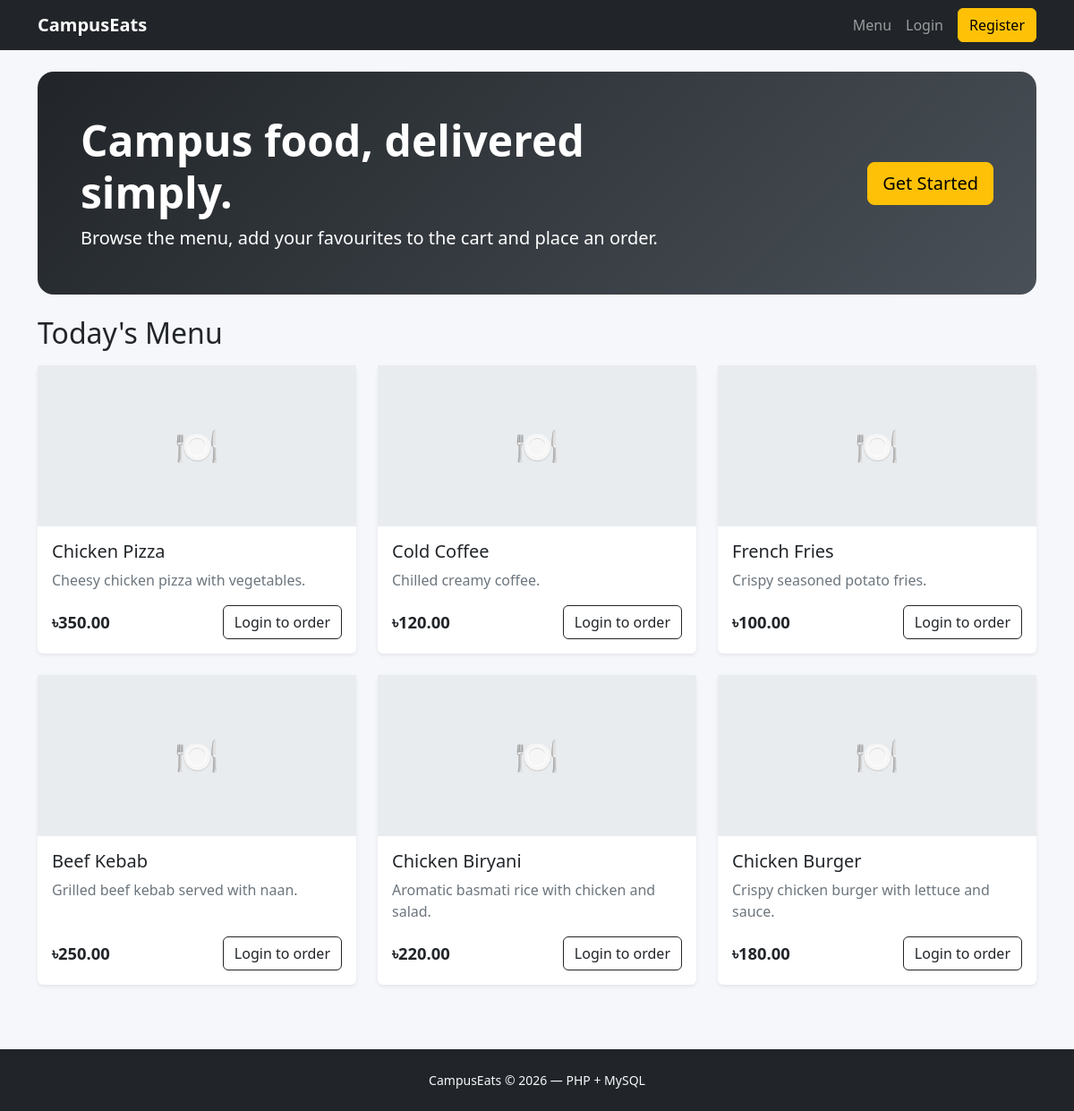
The page / on the database its author committed.
### tables this page shows
CREATE TABLE menu (
    id INT UNSIGNED AUTO_INCREMENT PRIMARY KEY,
    name VARCHAR(150) NOT NULL,
    description TEXT,
    price DECIMAL(10,2) NOT NULL,
    image VARCHAR(255) DEFAULT NULL,
    available TINYINT(1) NOT NULL DEFAULT 1,
    created_at TIMESTAMP DEFAULT CURRENT_TIMESTAMP
);

### includes/helpers.php (called while the page is built, shortened)
<?php
function url(string $path = ''): string
{
    return BASE_URL . '/' . ltrim($path, '/');
}
function e(?string $value): string
{
    return htmlspecialchars($value ?? '', ENT_QUOTES, 'UTF-8');
}
function is_logged_in(): bool
{
    return isset($_SESSION['user_id']);
}
function money(float $amount): string
{
    return '৳' . number_format($amount, 2);
}

### config/database.php (called while the page is built, shortened)
<?php
function db(): PDO
{
    $dsn = 'mysql:host=' . DB_HOST . ';dbname=' . DB_NAME . ';charset=utf8mb4';
    $pdo = new PDO($dsn, DB_USER, DB_PASS, [
        PDO::ATTR_ERRMODE => PDO::ERRMODE_EXCEPTION,
        PDO::ATTR_DEFAULT_FETCH_MODE => PDO::FETCH_ASSOC,
        PDO::ATTR_EMULATE_PREPARES => false,
    ]);
    return $pdo;
}

### index.php (the view, shortened to what this page needs)
<?php
$stmt = db()->query('SELECT * FROM menu WHERE available = 1 ORDER BY id DESC');
$menu = $stmt->fetchAll();
require __DIR__ . '/includes/header.php';
?>
<section class="hero p-5 mb-4">
  <div class="row align-items-center">
    <div class="col-md-8">
      <h1 class="display-5 fw-bold">Campus food, delivered simply.</h1>
      <p class="lead mb-0">Browse the menu, add your favourites to the cart and place an order.</p>
    </div>
    <div class="col-md-4 text-md-end mt-3 mt-md-0">
      <?php if (!is_logged_in()): ?><a class="btn btn-warning btn-lg" href="<?= url('auth/register.php') ?>">Get Started</a><?php endif; ?>
    </div>
  </div>
</section>
<h2 class="mb-3">Today's Menu</h2>
<div class="row g-4">
<?php foreach ($menu as $item): ?>
  <div class="col-sm-6 col-lg-4">
    <div class="card food-card h-100 border-0 shadow-sm">
      <?php if ($item['image']): ?>
        <img src="<?= e($item['image']) ?>" class="card-img-top food-img" alt="<?= e($item['name']) ?>">
      <?php else: ?>
        <div class="food-img d-flex align-items-center justify-content-center fs-1">🍽️</div>
      <?php endif; ?>
      <div class="card-body d-flex flex-column">
        <h5><?= e($item['name']) ?></h5>
        <p class="text-secondary"><?= e($item['description']) ?></p>
        <div class="mt-auto d-flex justify-content-between align-items-center">
          <span class="price"><?= money((float)$item['price']) ?></span>
          <?php if (is_logged_in()): ?>
          <form method="post" action="<?= url('customer/cart.php') ?>">
            <input type="hidden" name="_csrf" value="<?= csrf_token() ?>">
            <input type="hidden" name="action" value="add">
            <input type="hidden" name="menu_id" value="<?= (int)$item['id'] ?>">
            <button class="btn btn-dark">Add to Cart</button>
          </form>
          <?php else: ?><a href="<?= url('auth/login.php') ?>" class="btn btn-outline-dark">Login to order</a><?php endif; ?>
        </div>
      </div>
    </div>
  </div>
<?php endforeach; ?>
</div>
<?php require __DIR__ . '/includes/footer.php'; ?>

### includes/header.php (shortened to what this page needs)
<!doctype html>
<html lang="en">
<head>
    <link href="https://cdn.jsdelivr.net/npm/bootstrap@5.3.3/dist/css/bootstrap.min.css" rel="stylesheet">
    <link rel="stylesheet" href="<?= url('assets/style.css') ?>">
</head>
<body>
<nav class="navbar navbar-expand-lg navbar-dark bg-dark sticky-top">
  <div class="container">
    <a class="navbar-brand fw-bold" href="<?= url('index.php') ?>">CampusEats</a>
    <div class="collapse navbar-collapse" id="nav">
      <ul class="navbar-nav ms-auto align-items-lg-center">
        <li class="nav-item"><a class="nav-link" href="<?= url('index.php') ?>">Menu</a></li>
        <?php if (is_logged_in()): ?>
          <li class="nav-item"><a class="nav-link" href="<?= url('customer/cart.php') ?>">Cart <span class="badge bg-warning text-dark"><?= cart_count() ?></span></a></li>
          <li class="nav-item"><a class="nav-link" href="<?= url('customer/orders.php') ?>">My Orders</a></li>
          <?php if (is_admin()): ?><li class="nav-item"><a class="nav-link" href="<?= url('admin/index.php') ?>">Admin</a></li><?php endif; ?>
          <li class="nav-item"><a class="nav-link" href="<?= url('auth/logout.php') ?>">Logout</a></li>
        <?php else: ?>
          <li class="nav-item"><a class="nav-link" href="<?= url('auth/login.php') ?>">Login</a></li>
          <li class="nav-item"><a class="btn btn-warning ms-lg-2" href="<?= url('auth/register.php') ?>">Register</a></li>
        <?php endif; ?>
      </ul>
    </div>
  </div>
</nav>
<main class="container py-4">

### includes/footer.php (shortened to what this page needs)
</main>
<footer class="bg-dark text-light py-4 mt-5">
  <div class="container text-center small">CampusEats &copy; <?= date('Y') ?> — PHP + MySQL</div>
</footer>
</body>
</html>

### assets/style.css (style rules this page uses)
body { background: #f6f7fb; }
.hero { background: linear-gradient(135deg,#212529,#495057); color:#fff; border-radius: 18px; }
.food-card { transition: .2s; }
.food-img { height: 180px; object-fit: cover; background:#e9ecef; }
.price { font-size:1.15rem; font-weight:700; }

### rows shown on the page
menu: name "Chicken Pizza", description "Cheesy chicken pizza with vegetables.", price "৳350.00"
menu: name "Cold Coffee", description "Chilled creamy coffee.", price "৳120.00"
menu: name "French Fries", description "Crispy seasoned potato fries.", price "৳100.00"
menu: name "Beef Kebab", description "Grilled beef kebab served with naan.", price "৳250.00"
menu: name "Chicken Biryani", description "Aromatic basmati rice with chicken and salad.", price "৳220.00"
menu: name "Chicken Burger", description "Crispy chicken burger with lettuce and sauce.", price "৳180.00"
